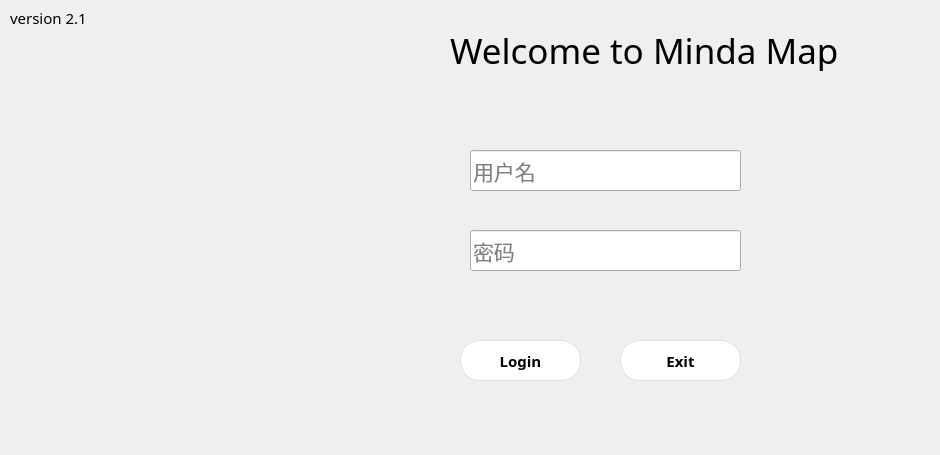
<?xml version="1.0" encoding="UTF-8"?>
<ui version="4.0">
 <class>Widget</class>
 <widget class="QWidget" name="Widget">
  <property name="geometry">
   <rect>
    <x>0</x>
    <y>0</y>
    <width>940</width>
    <height>455</height>
   </rect>
  </property>
  <property name="minimumSize">
   <size>
    <width>940</width>
    <height>455</height>
   </size>
  </property>
  <property name="maximumSize">
   <size>
    <width>940</width>
    <height>455</height>
   </size>
  </property>
  <property name="windowTitle">
   <string>Widget</string>
  </property>
  <widget class="QLabel" name="background">
   <property name="geometry">
    <rect>
     <x>-80</x>
     <y>-70</y>
     <width>1021</width>
     <height>591</height>
    </rect>
   </property>
   <property name="minimumSize">
    <size>
     <width>1021</width>
     <height>591</height>
    </size>
   </property>
   <property name="maximumSize">
    <size>
     <width>1021</width>
     <height>591</height>
    </size>
   </property>
   <property name="text">
    <string/>
   </property>
   <property name="pixmap">
    <pixmap resource="back.qrc">:/newMap/mapImg/1.jpg</pixmap>
   </property>
  </widget>
  <widget class="QPushButton" name="loginbtn">
   <property name="geometry">
    <rect>
     <x>460</x>
     <y>340</y>
     <width>121</width>
     <height>41</height>
    </rect>
   </property>
   <property name="font">
    <font>
     <family>微软雅黑</family>
     <pointsize>11</pointsize>
     <bold>true</bold>
    </font>
   </property>
   <property name="styleSheet">
    <string notr="true">QPushButton {
    background-color: #ffffff;
    border: 1px solid #dcdfe6;
    padding: 10px;
    border-radius: 5px;
}

QPushButton:hover {
    background-color: #ecf5ff;
    color: #409eff;
}

QPushButton:pressed, QPushButton:checked {
    border: 1px solid #3a8ee6;
    color: #409eff;
}

#loginbtn {
    border-radius: 20px;
}</string>
   </property>
   <property name="text">
    <string>Login</string>
   </property>
   <property name="shortcut">
    <string>Return</string>
   </property>
  </widget>
  <widget class="QPushButton" name="exitbtn">
   <property name="geometry">
    <rect>
     <x>620</x>
     <y>340</y>
     <width>121</width>
     <height>41</height>
    </rect>
   </property>
   <property name="font">
    <font>
     <family>微软雅黑</family>
     <pointsize>11</pointsize>
     <bold>true</bold>
    </font>
   </property>
   <property name="styleSheet">
    <string notr="true">QPushButton {
    background-color: #ffffff;
    border: 1px solid #dcdfe6;
    padding: 10px;
    border-radius: 5px;
}

QPushButton:hover {
    background-color: #ecf5ff;
    color: #409eff;
}

QPushButton:pressed, QPushButton:checked {
    border: 1px solid #3a8ee6;
    color: #409eff;
}

#exitbtn {
    border-radius: 20px;
}</string>
   </property>
   <property name="text">
    <string>Exit</string>
   </property>
   <property name="shortcut">
    <string>Esc</string>
   </property>
  </widget>
  <widget class="QLineEdit" name="adminLine">
   <property name="geometry">
    <rect>
     <x>470</x>
     <y>150</y>
     <width>271</width>
     <height>41</height>
    </rect>
   </property>
   <property name="font">
    <font>
     <pointsize>16</pointsize>
    </font>
   </property>
   <property name="placeholderText">
    <string>用户名</string>
   </property>
  </widget>
  <widget class="QLineEdit" name="passwordLine">
   <property name="geometry">
    <rect>
     <x>470</x>
     <y>230</y>
     <width>271</width>
     <height>41</height>
    </rect>
   </property>
   <property name="font">
    <font>
     <pointsize>16</pointsize>
    </font>
   </property>
   <property name="echoMode">
    <enum>QLineEdit::PasswordEchoOnEdit</enum>
   </property>
   <property name="placeholderText">
    <string>密码</string>
   </property>
  </widget>
  <widget class="QLabel" name="titleLabel">
   <property name="geometry">
    <rect>
     <x>450</x>
     <y>30</y>
     <width>451</width>
     <height>41</height>
    </rect>
   </property>
   <property name="font">
    <font>
     <family>Segoe Script</family>
     <pointsize>26</pointsize>
     <bold>false</bold>
    </font>
   </property>
   <property name="styleSheet">
    <string notr="true"/>
   </property>
   <property name="text">
    <string>Welcome to Minda Map</string>
   </property>
  </widget>
  <widget class="QLabel" name="label">
   <property name="geometry">
    <rect>
     <x>10</x>
     <y>10</y>
     <width>101</width>
     <height>16</height>
    </rect>
   </property>
   <property name="font">
    <font>
     <family>黑体</family>
     <pointsize>11</pointsize>
    </font>
   </property>
   <property name="text">
    <string>version 2.1</string>
   </property>
  </widget>
 </widget>
 <resources>
  <include location="back.qrc"/>
 </resources>
 <connections/>
</ui>
